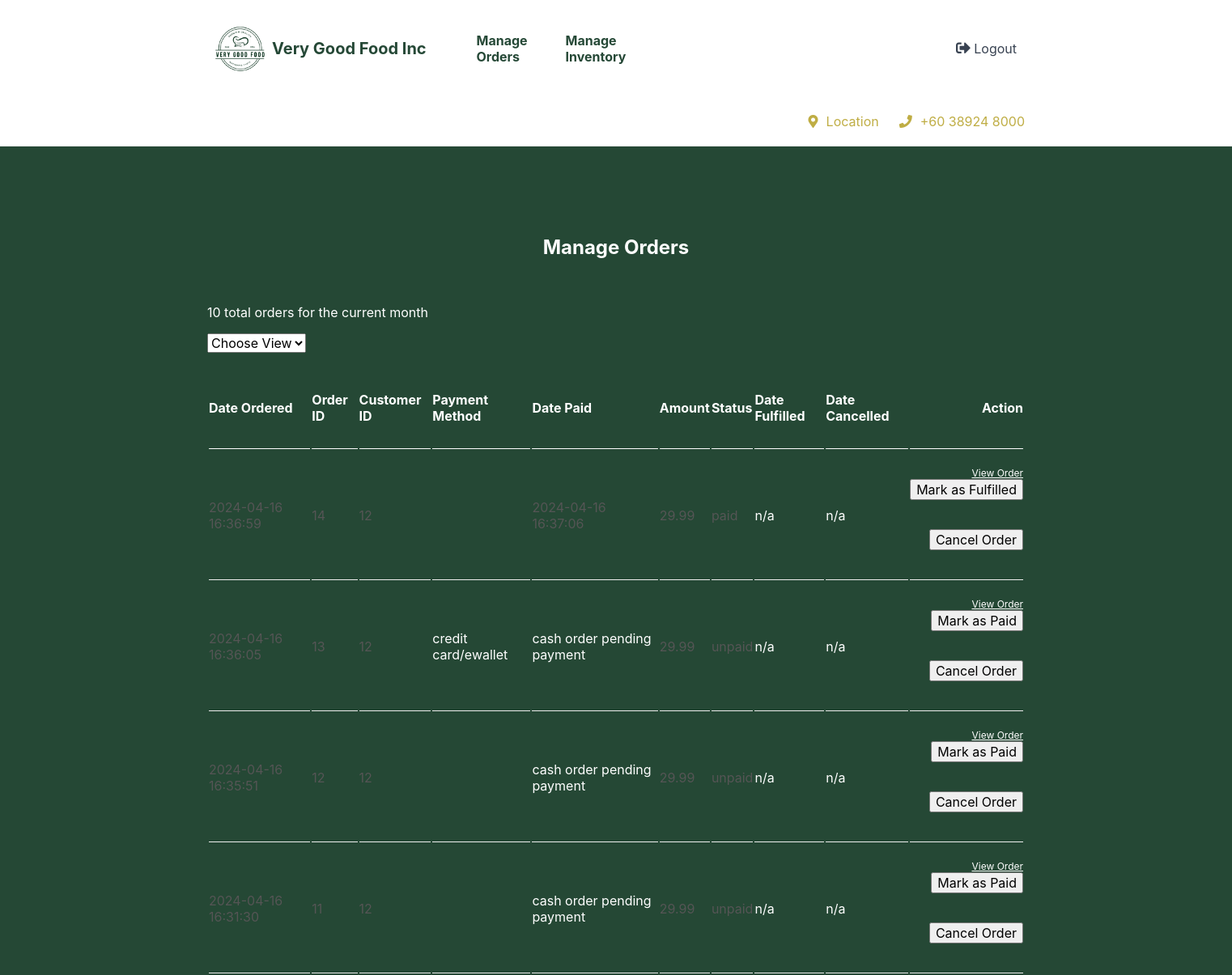
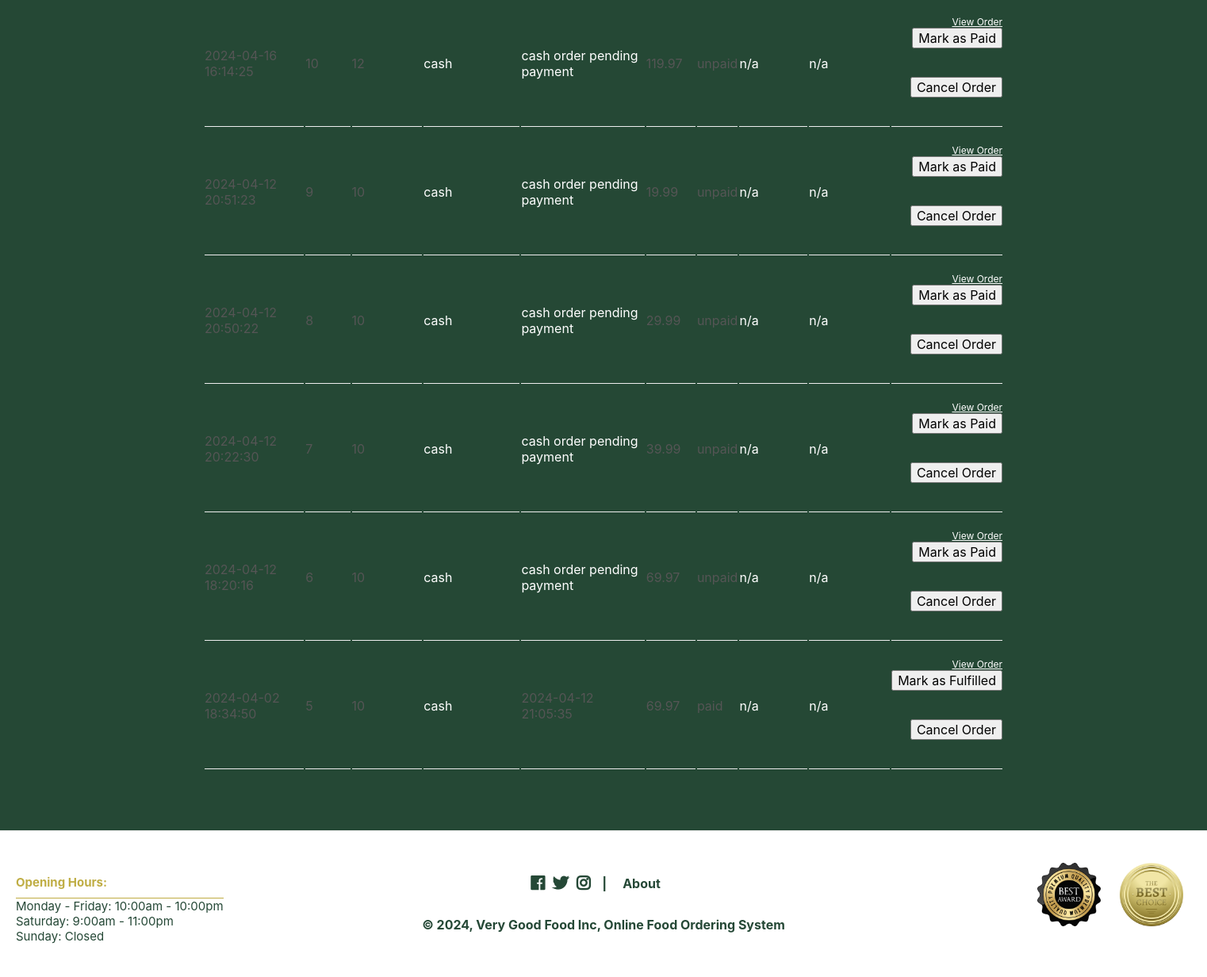
/index.php (signed in), run on the app's committed database (2 pictures, top to bottom).
### tables this page shows
CREATE TABLE `customer_orders` (
  `order_id` int(11) NOT NULL,
  `customer_id` int(11) NOT NULL,
  `customer_payment_method_id` int(11) NOT NULL,
  `order_status_code` enum('unpaid','paid','fulfilled','cancelled') NOT NULL DEFAULT 'unpaid',
  `date_order_placed` datetime NOT NULL,
  `date_order_paid` datetime NOT NULL,
  `payment_amount` decimal(7,2) NOT NULL,
  `date_order_fulfilled` datetime NOT NULL,
  `date_order_cancelled` datetime NOT NULL,
  `name` varchar(255) DEFAULT NULL,
  `phone` varchar(255) DEFAULT NULL,
  `email` varchar(255) DEFAULT NULL,
  `address_id` int(11) DEFAULT NULL
);

### manageorders.php (the view, shortened to what this page needs)
<?php
$num_orders_on_each_page = 10;
$current_page = isset($_GET['p']) && is_numeric($_GET['p']) ? (int)$_GET['p'] : 1;
if (isset($_GET['order_status_code']) && !empty($_GET['order_status_code'])) {
    $stmt = $pdo->prepare('SELECT * FROM customer_orders WHERE order_status_code = :order_status_code AND MONTH(date_order_placed) = MONTH(CURDATE()) AND YEAR(date_order_placed) = YEAR(CURDATE()) ORDER BY date_order_placed DESC LIMIT :current_page, :record_per_page');
    $stmt->bindValue(':order_status_code', $_GET['order_status_code'], PDO::PARAM_STR);
    $stmt->bindValue(':current_page', ($current_page - 1) * $num_orders_on_each_page, PDO::PARAM_INT);
    $stmt->bindValue(':record_per_page', $num_orders_on_each_page, PDO::PARAM_INT);
    $stmt->execute();
    $orders = $stmt->fetchAll(PDO::FETCH_ASSOC);
    if (is_null($orders)) {
        error_page('Orders not found', 'No orders found for the current month with the status code of ' . $_GET['order_status_code'] . '.');
        error_log('Cannot get orders with status code: ' . $_GET['order_status_code']);
        exit();
    }
}
else {
    $stmt = $pdo->prepare('SELECT * FROM customer_orders WHERE MONTH(date_order_placed) = MONTH(CURDATE()) AND YEAR(date_order_placed) = YEAR(CURDATE()) ORDER BY date_order_placed DESC LIMIT :current_page, :record_per_page');
    $stmt->bindValue(':current_page', ($current_page - 1) * $num_orders_on_each_page, PDO::PARAM_INT);
    $stmt->bindValue(':record_per_page', $num_orders_on_each_page, PDO::PARAM_INT);
    $stmt->execute();
    $orders = $stmt->fetchAll(PDO::FETCH_ASSOC);
}
$total_orders_for_month = count($orders);
?>
<?=template_header('Manage Orders')?>
<div class="cart content-wrapper">
    <h1>Manage Orders</h1>
    <p><?=$total_orders_for_month?>
    <?php if(isset($_GET['order_status_code']) && !empty($_GET['order_status_code'])): ?>
        <?=$_GET['order_status_code']?>
    <?php else: ?>
        total
    <?php endif; ?>
    <?php if($total_orders_for_month == 1): ?>
        order
    <?php else: ?>
        orders
    <?php endif; ?>
    for the current month</p>
    <form method="get" action="index.php?page=manageorders">
        <select name="order_status_code" onchange="this.form.submit()">
            <option value="">Choose View</option>
        </select>
    </form>
    <table>
            <thead>
                <tr>
                    <td>Date Ordered</td>
                    <td>Order ID</td>
                    <td>Customer ID</td>
                    <td>Payment Method</td>
                    <td>Date Paid</td>
                    <td>Amount</td>
                    <td>Status</td>
                    <td>Date Fulfilled</td>
                    <td>Date Cancelled</td>
                    <td>Action</td>
                </tr>
            </thead>
            <tbody>
                <?php if (empty($orders)): ?>
                <tr>
                    <td colspan="5" style="text-align:center;"><?='No orders found for the current month which are ' . $_GET['order_status_code'] . '.'?></td>
                </tr>
                <?php else: ?>
                <?php foreach ($orders as $order): ?>
                <tr>
                    <td><?=$order['date_order_placed']?></td>
                    <td>
                        <?=$order['order_id']?>
                    </td>
                    <td><?=$order['customer_id']?></td>
                    <td>
                        <?php if ($order['customer_payment_method_id'] == 1): ?>
                            <p>cash</p>
                        <?php endif; ?>
                        <?php if ($order['customer_payment_method_id'] == 2): ?>
                            <p>credit card/ewallet</p>
                        <?php endif; ?>
                    </td>
                    <td>
                    <?php if ($order['order_status_code'] == 'paid' || $order['order_status_code'] == 'fulfilled'): ?>
                        <?=$order['date_order_paid']?>
                    <?php else: ?>
                        <p>cash order pending payment</p>
                    <?php endif; ?>
                    </td>
                    <td><?=$order['payment_amount']?></td>
                    <td><?=$order['order_status_code']?></td>
                    <td>
                    <?php if ($order['order_status_code'] == 'fulfilled'): ?>
                        <?=$order['date_order_fulfilled']?>
                    <?php else: ?>
                        <p>n/a</p>
                    <?php endif; ?>
                    </td>
                    <td>
                    <?php if ($order['order_status_code'] == 'cancelled'): ?>
                        <?=$order['date_order_cancelled']?>
                    <?php else: ?>
                        <p>n/a</p>
                    <?php endif; ?>
                    </td>
                    <td>
                    <?php if ($order['order_status_code'] == 'unpaid'): ?>
                        <a href="index.php?page=vieworder&order_id=<?=$order['order_id']?>" class="remove">View Order</a>
                        <br>
                        <form class="action-confirm" method="POST" action="index.php?page=manageorders">
                            <input type="submit" value="Mark as Paid">
                        </form>
                        <br>
                        <form class="action-confirm" method="POST" action="index.php?page=manageorders">
                            <input type="submit" value="Cancel Order">
                        </form>
                    <?php elseif ($order['order_status_code'] == 'paid'): ?>
                        <a href="index.php?page=vieworder&order_id=<?=$order['order_id']?>" class="remove">View Order</a>
                        <br>
                        <form class="action-confirm" method="POST" action="index.php?page=manageorders">
                            <input type="submit" value="Mark as Fulfilled">
                        </form>
                        <br>
                        <form class="action-confirm" method="POST" action="index.php?page=manageorders">
                            <input type="submit" value="Cancel Order">
                        </form>
                    <?php elseif ($order['order_status_code'] == 'fulfilled' || $order['order_status_code'] == 'cancelled'): ?>
                        <p>no action available</p>
                    <?php endif; ?>
                    </td>
                </tr>
                <?php endforeach; ?>
                <?php endif; ?>
            </tbody>
        </table>
    <div class="buttons">
    </div>
</div>
<?=template_footer()?>

### style.css (style rules this page uses)
* { box-sizing: border-box; font-family: -apple-system, BlinkMacSystemFont, "segoe ui", roboto, oxygen, ubuntu, cantarell, "fira sans", "droid sans", "helvetica neue", Arial, sans-serif; font-size: 16px; -webkit-font-smoothing: antialiased; -moz-osx-font-smoothing: grayscale; }
html { height: 100%; }
body { position: relative; min-height: 100%; color: #555555; background-color: #062e19df; margin: 0; padding-bottom: 150px; }
h1, h2, h3, h4, h5 { color: #394352; }
.content-wrapper { width: 1050px; margin: 0 auto; }
main .cart h1 { display: block; font-weight: normal; margin: 0; padding: 40px 0; font-size: 24px; font-weight: bold; text-align: center; width: 100%; color: white; }
main .cart p { color: white; }
main .cart table { width: 100%; }
main .cart table thead td { padding: 30px 0; border-bottom: 1px solid #ffffff; color: white; font-weight: bold; }
main .cart table thead td:last-child { text-align: right; }
main .cart table tbody td { padding: 20px 0; border-bottom: 1px solid #EEEEEE; }
main .cart table tbody td:last-child { text-align: right; }
main .cart table .remove { color: #ffffff; font-size: 12px; padding-top: 3px; }
main .cart .buttons { text-align: right; padding-bottom: 40px; }
.content-wrapper { margin: 0 auto; padding: 20px; justify-content: center; align-items: center; }
.cart { margin: 50px auto; }

### data on the page
customer_orders: date_order_placed "2024-04-16 16:36:59", order_id "14", customer "12", date_order_paid "2024-04-16 16:37:06", payment_amount "29.99", order_status_code "paid", shows "n/a"
customer_orders: date_order_placed "2024-04-16 16:36:05", order_id "13", customer "12", customer_payment_method_id "credit card/ewallet", shows "cash order pending payment", payment_amount "29.99", order_status_code "unpaid", shows "n/a"
customer_orders: date_order_placed "2024-04-16 16:35:51", order_id "12", customer "12", shows "cash order pending payment", payment_amount "29.99", order_status_code "unpaid", shows "n/a"
customer_orders: date_order_placed "2024-04-16 16:31:30", order_id "11", customer "12", shows "cash order pending payment", payment_amount "29.99", order_status_code "unpaid", shows "n/a"
customer_orders: date_order_placed "2024-04-16 16:14:25", order_id "10", customer "12", customer_payment_method_id "cash", shows "cash order pending payment", payment_amount "119.97", order_status_code "unpaid", shows "n/a"
customer_orders: date_order_placed "2024-04-12 20:51:23", order_id "9", customer "10", customer_payment_method_id "cash", shows "cash order pending payment", payment_amount "19.99", order_status_code "unpaid", shows "n/a"
customer_orders: date_order_placed "2024-04-12 20:50:22", order_id "8", customer "10", customer_payment_method_id "cash", shows "cash order pending payment", payment_amount "29.99", order_status_code "unpaid", shows "n/a"
customer_orders: date_order_placed "2024-04-12 20:22:30", order_id "7", customer "10", customer_payment_method_id "cash", shows "cash order pending payment", payment_amount "39.99", order_status_code "unpaid", shows "n/a"
customer_orders: date_order_placed "2024-04-12 18:20:16", order_id "6", customer "10", customer_payment_method_id "cash", shows "cash order pending payment", payment_amount "69.97", order_status_code "unpaid", shows "n/a"
customer_orders: date_order_placed "2024-04-02 18:34:50", order_id "5", customer "10", customer_payment_method_id "cash", date_order_paid "2024-04-12 21:05:35", payment_amount "69.97", order_status_code "paid", shows "n/a"

### other printed values
$total_orders_for_month "10"
